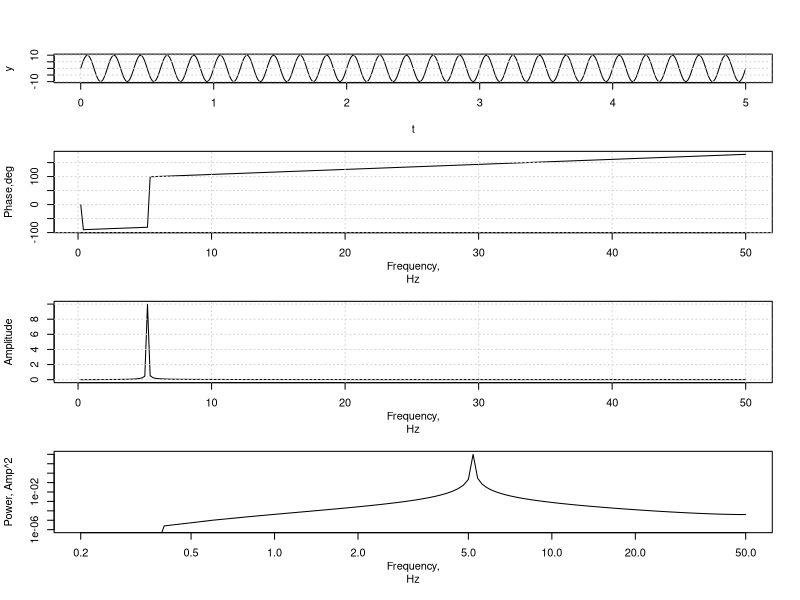

R code for this plot:
func<-function(x)
{
   mag2<<-mag^2
   f<<-f
        approx(f,mag2,x)$y
}


layout(matrix(c(1,2,3,4), 4, 1, byrow = TRUE))
#SETUP
   T    <- 5. #time 0 -> T 
   dt   <- 0.01 #s
   n    <- T/dt
   F    <- 1/dt # freq domain -F/2 -> F/2
   df   <- 1/T
   t    <- seq(0,T,by=dt)  
   freq <- 5 #Hz

#SIGNAL FUNCTION
   y     <- 10*sin(2*pi*freq*t) 

#FREQ ARRAY
   f <- 1:length(t)/T 

#FOURIER WORK
   Y     <- fft(y)
   mag   <- sqrt(Re(Y)^2+Im(Y)^2)*2/n #Amplitude
   phase <- Arg(Y)*180/pi 
   Yr    <- Re(Y)
   Yi    <- Im(Y)

#PLOT SIGNALS
   plot(t,y,type="l",xlim=c(0,T)) 
   grid(NULL,NULL, col = "lightgray", lty = "dotted",lwd = 1)
   par(mar=c(5, 4, 0, 2) + 0.1)
   
   plot(f[1:length(f)/2],phase[1:length(f)/2],type="l",xlab="Frequency,
Hz",ylab="Phase,deg")
   grid(NULL,NULL, col = "lightgray", lty = "dotted",lwd = 1)
   
   plot(f[1:length(f)/2],mag[1:length(f)/2],type="l",xlab="Frequency,
Hz",ylab="Amplitude")
   grid(NULL,NULL, col = "lightgray", lty = "dotted",lwd = 1) 
   
   plot(f[1:length(f)/2],(mag^2)[1:length(f)/2],type="l",xlab="Frequency,
Hz",ylab="Power, Amp^2",log="xy",ylim=c(10^-6,100))
        
        pref<-20E-6 #pa
        p<-integrate(func,f[1],f[length(f)/2])
   pwrDB<-10*log10(p$value/pref^2)
        cat("Area under power curve: ",p$value,"Pa ",pwrDB," dB\n")

